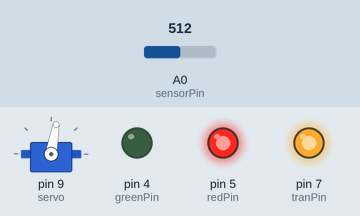
Bench run of a sketch on a simulated Arduino Uno, built with avr-gcc and run on an emulated ATmega328P. Shown: servo, output pins drawn as LEDs (lit = HIGH). Dashed ring = blinking. Inputs (shaded band) come from the test bench; at power-on: A0 (sensorPin) = 512.

Above: at 3.8 s.
3.9 s: A0 (sensorPin) set to 170
5.4 s: A0 (sensorPin) set to 141
At 6.9 s:
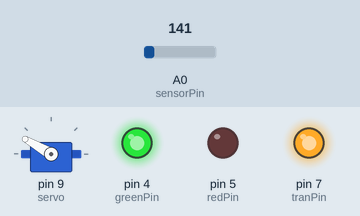
8.4 s: A0 (sensorPin) set to 306
At 9.41 s:
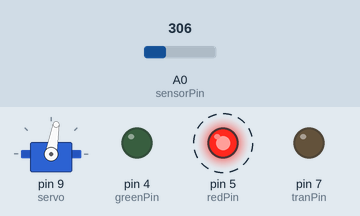
11.4 s: A0 (sensorPin) set to 122
At 12.48 s:
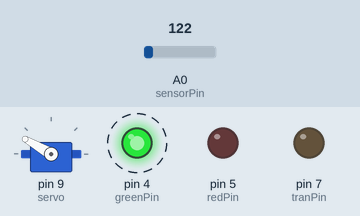
14.4 s: A0 (sensorPin) set to 511
At 14.72 s:
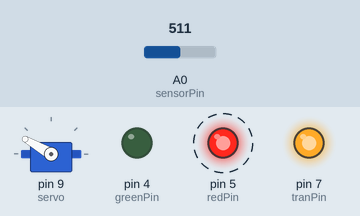
Timing chart, 0 to 17.4 s (numbered marks = the images above; inputs shaded):
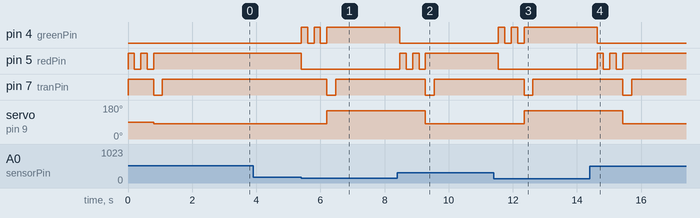

The sketch:

Deadbolt-final12-21.ino
```cpp
#include <Servo.h>
int greenPin = 4;
int redPin = 5;
int sensorPin = A0; // zigbee sensor
int sensorValue = 0; //int servoValue =0;// variable to store the value coming from the sensor
Servo servo;
int tranPin = 7; //relay
int locked = 0; // 0 means unlocked, 1 means locked
// servo = 9
void blinkLed(int pinNumber, int time)
{
  digitalWrite (pinNumber, HIGH);
  delay(time);
  digitalWrite (pinNumber, LOW);
  delay(time);
}


void setup()
{
  pinMode(greenPin, OUTPUT);
  pinMode(redPin, OUTPUT);
  pinMode(tranPin, OUTPUT);
  Serial.begin(9600);
  servo.attach(9);

  // start with relay off
  digitalWrite(tranPin, HIGH);


}

void loop() {

  sensorValue = analogRead(sensorPin);

  float voltage= sensorValue * (3.3 / 1023.0);

  if(voltage < 0.5)
  {
    if( locked == 1)
    {
      digitalWrite(5,LOW);
      blinkLed(4,200);
      blinkLed(4,200);

      digitalWrite(4, HIGH);
      digitalWrite(tranPin, LOW);
      servo.write(150);
      delay(275);
      digitalWrite(tranPin, HIGH);

    delay(2000);
    }

    locked = 0;
  }

  else
  {
    if( locked == 0)
    {
      digitalWrite(4,LOW);
      blinkLed(5,200);
      blinkLed(5,200);

      digitalWrite(5,HIGH);
      digitalWrite(tranPin, LOW);
      servo.write(80);
      delay(275);
      digitalWrite(tranPin, HIGH);
      delay(2000);

    }

    locked = 1;
  }

}


// sources..minion_itw
```

Measured:
- the behaviour switches between 155 and 154 on A0 (sensorPin) (found by bisection; images 0 and 1)
- after the input at 3.9 s, every drawn part: stays the same
- after the input at 5.4 s, pin 4 (greenPin): alternates HIGH for 0.20 s and LOW for 0.20 s, 5 changes in all, then stays HIGH, starting at once; pin 5 (redPin): HIGH → LOW at once; pin 7 (tranPin): HIGH → LOW after 0.80 s, → HIGH 0.28 s later; servo on pin 9 (servo): 80° → 150° after 0.80 s
- after the input at 8.4 s, pin 4 (greenPin): HIGH → LOW after 0.08 s; pin 5 (redPin): alternates HIGH for 0.20 s and LOW for 0.20 s, 5 changes in all, then stays HIGH, starting after 0.08 s; pin 7 (tranPin): HIGH → LOW after 0.88 s, → HIGH 0.28 s later; servo on pin 9 (servo): 150° → 80° after 0.88 s
- after the input at 11.4 s, pin 4 (greenPin): alternates HIGH for 0.20 s and LOW for 0.20 s, 5 changes in all, then stays HIGH, starting after 0.15 s; pin 5 (redPin): HIGH → LOW after 0.15 s; pin 7 (tranPin): HIGH → LOW after 0.95 s, → HIGH 0.28 s later; servo on pin 9 (servo): 80° → 150° after 0.95 s
- after the input at 14.4 s, pin 4 (greenPin): HIGH → LOW after 0.23 s; pin 5 (redPin): alternates HIGH for 0.20 s and LOW for 0.20 s, 5 changes in all, then stays HIGH, starting after 0.23 s; pin 7 (tranPin): HIGH → LOW after 1.0 s, → HIGH 0.28 s later; servo on pin 9 (servo): 150° → 80° after 1.0 s
- by itself, pin 5 (redPin): alternates HIGH for 0.20 s and LOW for 0.20 s, 5 changes in all, then stays HIGH
